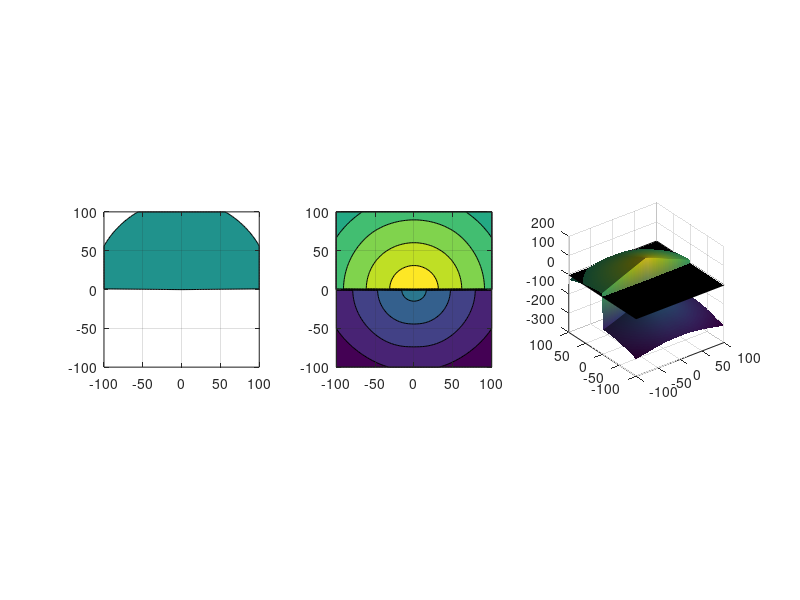

Write the MATLAB code that produced this figure.
% ACCURACY ------------------------------------------------------------- %
% Determines amount of time steps performed and the amount of points used
% to create the shape(s).
A = 100; % Default 50
% ---------------------------------------------------------------------- %
% TIME PARAMETERS ------------------------------------------------------ %
T = 2;         % Length of time (default = 1)
S = T*A;       % Amount of time steps
t = T/(S - 1); % Time interval
% ---------------------------------------------------------------------- %
% DISCRETE GRID -------------------------------------------------------- %
a = -100;            % Start of domain
b = 100;             % End of domain
n = A;               % Amount of points
x = linspace(a,b,n); % Set of equally spaced points
h = x(2) - x(1);     % Difference between points
[X,Y] = meshgrid(x); % Creates points to be used for phi function
% ---------------------------------------------------------------------- %
% PHI FUNCTION --------------------------------------------------------- %
P = ((X).^2 + (Y).^2).^(0.5) - 10;         % Circle
% ---------------------------------------------------------------------- %
% INITIAL SPEED FUNCTION PARAMETER ------------------------------------- %
delta1 = sin(0.1);
delta2 = sin(0.9);
delta = delta1;
for i = 1:n
    for j = 1:n 
        if i > n/2 
            delta = delta2;
        end
        F(i,j) = delta;
    end
end
ang = 0;
% ---------------------------------------------------------------------- %
% DYNAMIC INTERFACE TRACKING ------------------------------------------- %
figure('units','normalized','outerposition',[0 0 1 1]) % Full screen plot
for i = 1:S
    % GRAPH PLOTTING --------------------------------------------------- %
    subplot(1,3,1)
    contourf(x,x,-P,[0 0],'k-')
    axis([a b a b])
    pbaspect([1 1 1])
    grid on
    subplot(1,3,2)
    contourf(x,x,-P)
    axis([a b a b])
    pbaspect([1 1 1])
    grid on
    subplot(1,3,3)
    surf(x,x,-P,'EdgeAlpha',0.2)
    shading interp                               % Interpolate for shade
    lighting gouraud                             % Gouraud light model
    light('Position',[100 -100 100],'Style','infinite')  % Position ambient light
    pbaspect([1 1 1])
    grid on
    hold on
    patch([a b b a],[a a b b],[0 0 0 0],'k','FaceAlpha',0.5)
    hold off
    drawnow
    % UPDATE SPEED FUNCTION -------------------------------------------- %
    delta = delta1 + (3*sin(ang)-0.4);
    for i = 1:n
        for j = 1:n 
            if i > n/2 
                delta = delta2 + (3*sin(ang)-0.4);
            end
            F(i,j) = delta;
        end
    end
    ang = ang + 0.1;
    % LEVEL SET METHOD'S UPWIND SCHEME --------------------------------- %
    % Forward and backward differences between x points
    xDiff = diff(P)/h;     
    xBackD = xDiff([1 1:end],:);
    xForwD = xDiff([1:end end],:);   
    % Forward and backward differences between y points
    yDiff = diff(P')'/h;
    yBackD = yDiff(:,[1 1:end]);
    yForwD = yDiff(:,[1:end end]);   
    % Select the appropriate finite difference method (upwind scheme)
    gradPos = (max(xBackD,0).^2 + min(xForwD,0).^2 + ...
               max(yBackD,0).^2 + min(yForwD,0).^2).^(1/2);
    gradNeg = (min(xBackD,0).^2 + max(xForwD,0).^2 + ...
               min(yBackD,0).^2 + max(yForwD,0).^2).^(1/2);
    % Update points using the level set equation       
    P = P - t*(max(F,0)*gradPos + min(F,0)*gradNeg);
    % ------------------------------------------------------------------ %
end
% ---------------------------------------------------------------------- %